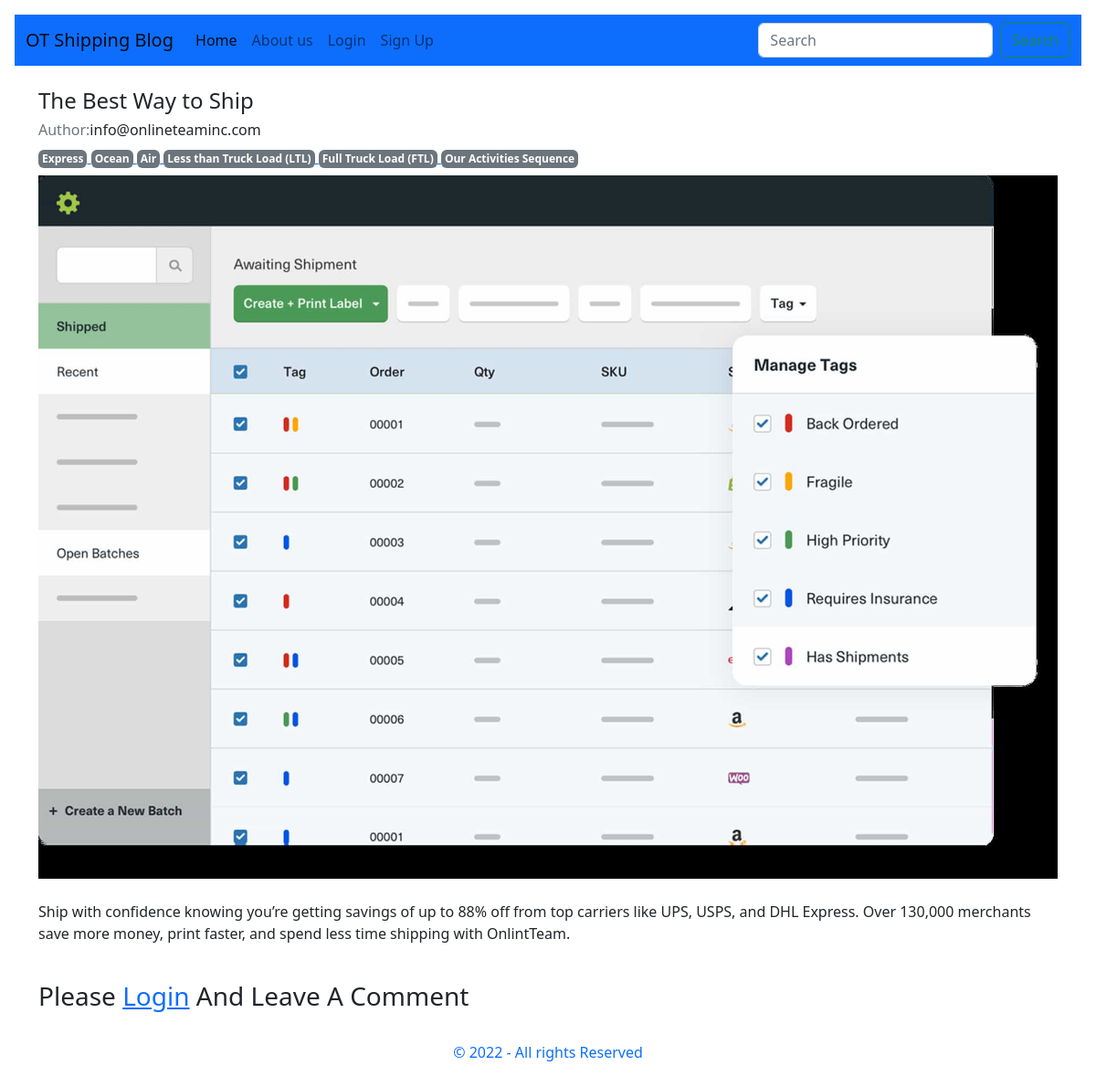
The page /post/The-Best-Way-to-Ship/ on the database as committed earlier.
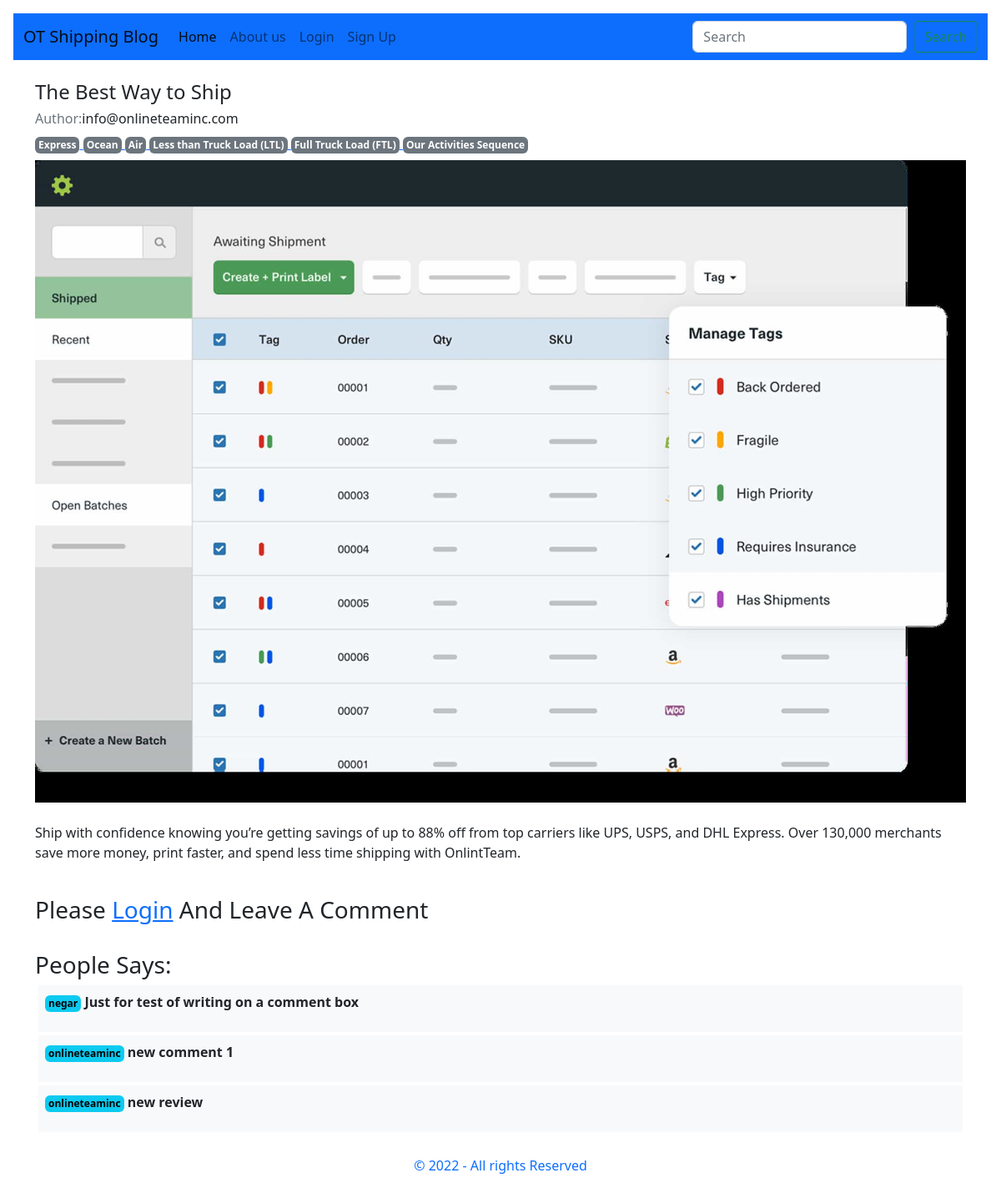
The same page on the database as committed later.
### main/models.py (models this page shows, shortened)
class BlogPost(models.Model):
    user = models.ForeignKey(User, on_delete=models.CASCADE, blank=False, null=False,
                            verbose_name='Author')
    title = models.CharField('Title', max_length=120, blank=False, null=False)
    slug = models.SlugField('Slug', editable=False, max_length=180, unique=True, default=timezone.now)
    content = models.TextField('Content', max_length=800, blank=False, null=False)
    banner = models.ImageField('Image', upload_to='images/', blank=True,
                                 null=True, default='images/default_image.png')
    tags = models.ManyToManyField(BlogTag, verbose_name='Tags')

class BlogTag(models.Model):
    name = models.CharField('Name', max_length=60, blank=False, null=False)
    slug = models.SlugField('Slug', editable=False, max_length=180, unique=True, default=timezone.now)

class Comment(models.Model):
    user = models.ForeignKey(User, on_delete=models.CASCADE, blank=False, null=False,
                            verbose_name='User')
    post = models.ForeignKey(BlogPost, on_delete=models.CASCADE, blank=False, null=False,
                            verbose_name='Post')
    review = models.TextField('Review', max_length=200, blank=False, null=False)

### main/views.py (the view)
# urls.py: path('post/<slug>/', SinglePostView.as_view(), name='article'),
class SinglePostView(DetailView):
    model = BlogPost
    template_name = 'post.html'
    context_object_name = 'article'
    def get_queryset(self, *args, **kwargs):
        query = BlogPost.objects.filter(slug=self.kwargs['slug'])
        return query
    def get_context_data(self, *args, **kwargs):
        context = super(SinglePostView, self).get_context_data(**kwargs)
        context['comments'] = Comment.objects.filter(post__slug=self.kwargs['slug'])
        return context

### templates/post.html (shortened to what this page needs)
{% extends 'base.html' %}
{% load static %}
{% block content %}
    <div class="container mt-4">
        <div class="row">
            <div class="col">
                <h1 class="h4">{{article.title}}</h1>
                <h5 class="h6"><span class="text-muted">Author:</span>{{article.user.email}}</h5>
                <div class="mb-2">
                    {% for tag in article.tags.all %}
                        <a href="{% url 'tag' tag.slug %}">
                            <span class="badge text-bg-secondary p-1">{{tag.name}}</span>
                        </a>
                    {% endfor %}
                </div>
                <img class="img-fluid" src="{{article.banner.url}}" alt="{{article.title}}">
                <p class="mt-4">{{article.content}}</p>
            </div>
        </div>
        <div class="row mt-4">
            <div class="col">
                <div class="col-12">
                    {% if user.is_authenticated %}
                    <h3>Leave A Comment</h3>
                    <form method="POST"                                                                                                                                                                                                                                                                                                                                                                                                                                                                                                           >
                        <textarea name="review" id="review_id" placeholder="your review ..." cols="30" rows="10"></textarea>
                        <input type="hidden" name="post_id" id="post_id" value="{{article.pk}}">
                        <input type="hidden" name="user_id" id="user_id" value="{{user.pk}}">
                        <button type="submit" id="btn-add_review" data-csrftoken="{{csrf_token}}"
                         class="btn btn-primary">Add review</button>
                    </form>
                    {% else %}
                    <h3>Please <a href="{% url 'login' %}">Login</a> And Leave A Comment</h3>
                    {% endif %}
                </div>
            </div>
        </div>
        {% if comments|length > 0 %}
        <div class="row mt-4">
            <div class="col">
                <div class="col-12">
                    <h3>People Says: </h3>
                    {% for comment in comments %}
                        <div class="bg-light p-2 m-1">
                            <p class="badge text-bg-info p-1">{{comment.user.username}}</p>
                            <strong>{{comment.review}}</strong>
                        </div>
                    {% endfor %}
                </div>
            </div>
        </div>
        {% endif %}
    </div>
{% endblock %}

### templates/base.html (shortened to what this page needs)
<!doctype html>
{% load static %}
<html lang="en">
  <head>
    <link rel="stylesheet" href="https://cdn.jsdelivr.net/npm/bootstrap@5.2.1/dist/css/bootstrap.min.css">
    <link rel="stylesheet" href="{% static 'assets/css/style.css' %}">
  </head>
  <body class="p-3 m-0 border-0 bd-example">
    <nav class="navbar navbar-expand-lg bg-primary">
      <div class="container-fluid">
        <a class="navbar-brand" href="{% url 'home' %}">OT Shipping Blog</a>
        <div class="collapse navbar-collapse" id="navbarSupportedContent">
          <ul class="navbar-nav me-auto mb-2 mb-lg-0">
            <li class="nav-item">
              <a class="nav-link active" aria-current="page" href="{% url 'home' %}">Home</a>
            </li>
            <li class="nav-item">
              <a class="nav-link" href="#">About us</a>
            </li>
            {% if user.is_authenticated %}
            <li class="nav-item active">
              <a class="nav-link" href="{% url 'logout' %}">Logout</a>
            </li>
            <li class="nav-item dropdown">
              <a
                class="nav-link dropdown-toggle text-bg-success"
                href="#"
                role="button"
                data-bs-toggle="dropdown"
                aria-expanded="false"
              >
                Hello, {{user.username}}
              </a>
              <ul class="dropdown-menu">
                <li><a class="dropdown-item" href="{% url 'profile' user.pk %}">Update Profile</a></li>
                <li><hr class="dropdown-divider" /></li>
                <li>
                  <a class="dropdown-item" href="{% url 'logout' %}">Logout</a>
                </li>
              </ul>
            </li>
            <li class="nav-item">
              <a class="nav-link disabled">Disabled</a>
            </li>
            {% else %}
            <li class="nav-item">
              <a class="nav-link" href="{% url 'login' %}">Login</a>
            </li>
            <li class="nav-item">
              <a class="nav-link" href="{% url 'signup' %}">Sign Up</a>
            </li>
            {% endif %}
          </ul>
          <form class="d-flex" role="search">
            <input
              class="form-control me-2"
              type="search"
              placeholder="Search"
              aria-label="Search"
            />
            <button class="btn btn-outline-success" type="submit">
            </button>
          </form>
        </div>
      </div>
    </nav>
        {% block content %}
        {% endblock %}
      <div class="container">
        <p class="text-center text-primary py-4">
          &copy; 2022 - All rights Reserved
        </p>
      </div>
  </body>
</html>

Rows that differ between the two databases and show on the page:
added Comment: user.username "negar", review "Just for test of writing on a comment box"
added Comment: user.username "onlineteaminc", review "new comment 1"
added Comment: user.username "onlineteaminc", review "new review"
Other text that changed with them:
text now shown: "People Says:"
